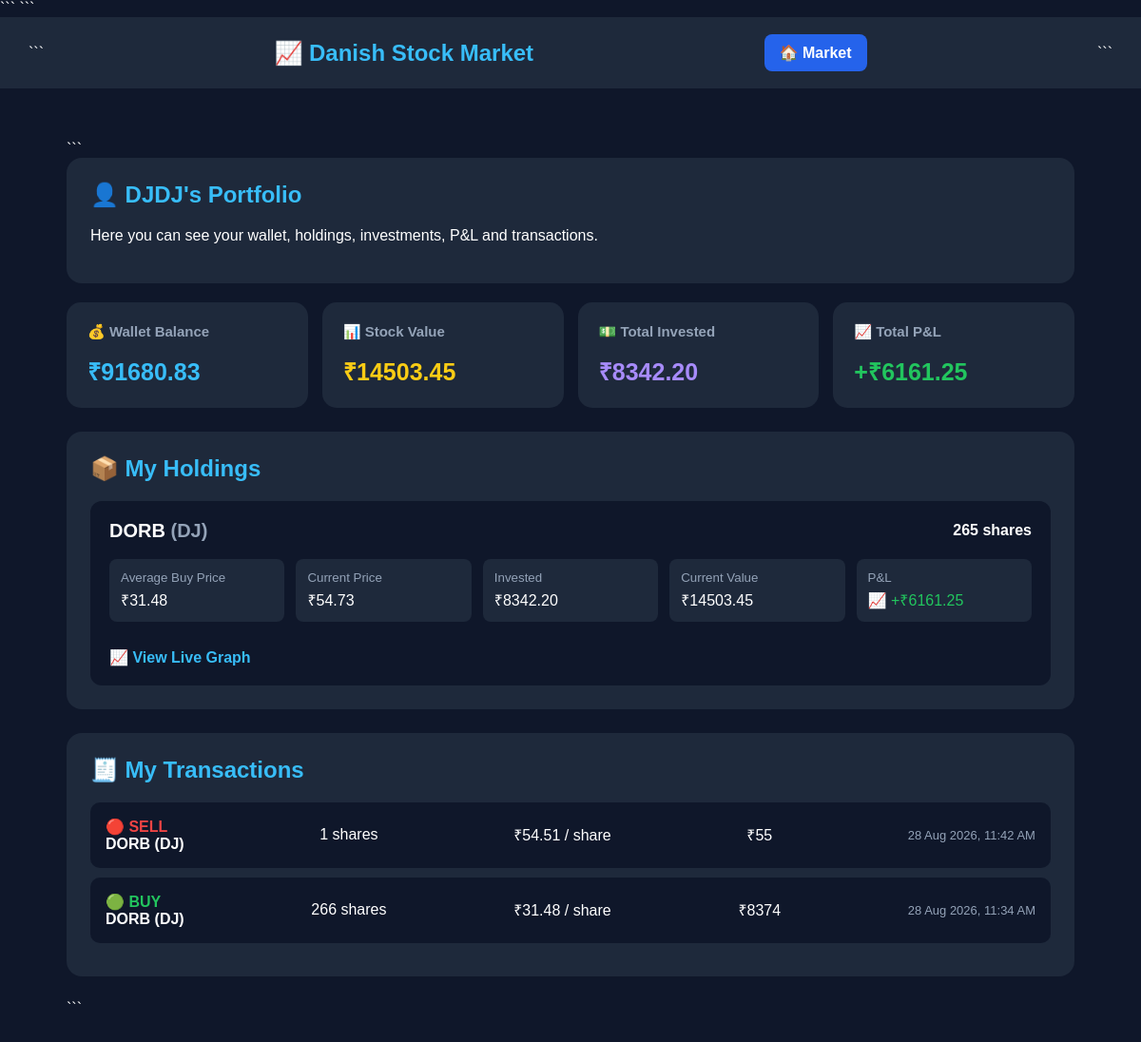
/portfolio/ (signed in), run on an earlier commit of the app's database.
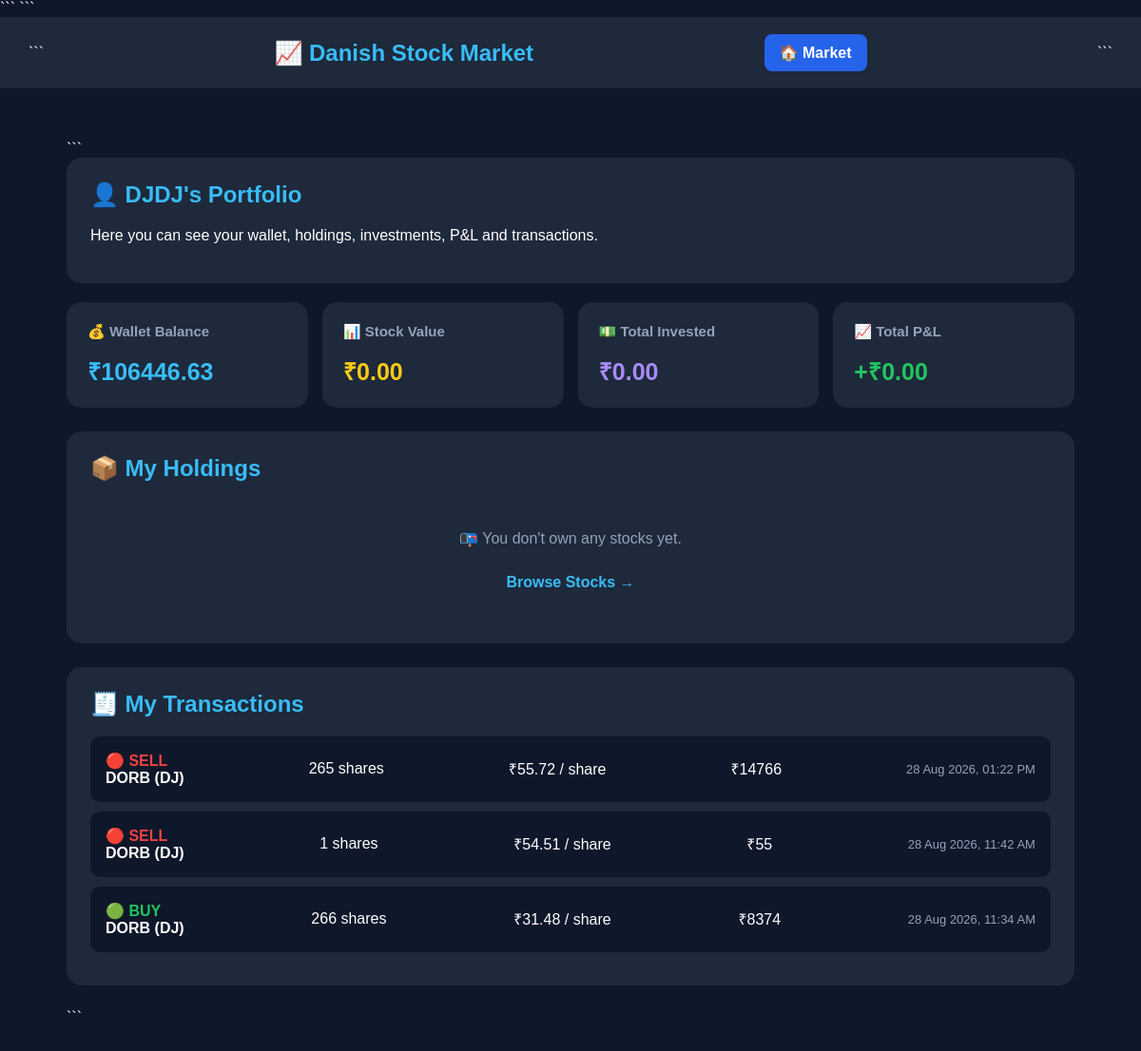
And on a later commit of the database.
### market/models.py (models this page shows, shortened)
class Wallet(models.Model):
    user = models.OneToOneField(
        User,
        on_delete=models.CASCADE
    )
    balance = models.DecimalField(
        max_digits=12,
        decimal_places=2,
        default=100000
    )

class Holding(models.Model):
    user = models.ForeignKey(
        User,
        on_delete=models.CASCADE
    )
    stock = models.ForeignKey(
        Stock,
        on_delete=models.CASCADE
    )
    quantity = models.PositiveIntegerField(
        default=0
    )
    average_price = models.DecimalField(
        max_digits=12,
        decimal_places=2,
        default=0
    )

class Stock(models.Model):
    name = models.CharField(max_length=100)
    symbol = models.CharField(max_length=20, unique=True)
    price = models.DecimalField(
        max_digits=12,
        decimal_places=2
    )
    previous_price = models.DecimalField(
        max_digits=12,
        decimal_places=2,
        default=0
    )
    total_shares = models.PositiveIntegerField(
        default=1000000
    )
    sector = models.CharField(
        max_length=100,
        blank=True
    )
    description = models.TextField(
        blank=True
    )
    random_enabled = models.BooleanField(
        default=True
    )

class Transaction(models.Model):
    BUY = "BUY"
    SELL = "SELL"
    TYPES = [
        (BUY, "Buy"),
        (SELL, "Sell"),
    ]
    user = models.ForeignKey(
        User,
        on_delete=models.CASCADE
    )
    stock = models.ForeignKey(
        Stock,
        on_delete=models.CASCADE
    )
    transaction_type = models.CharField(
        max_length=4,
        choices=TYPES
    )
    quantity = models.PositiveIntegerField()
    price = models.DecimalField(
        max_digits=12,
        decimal_places=2
    )
    created_at = models.DateTimeField(
        auto_now_add=True
    )

### market/views.py (the view)
@login_required
def portfolio(request):
    wallet, created = Wallet.objects.get_or_create(
        user=request.user
    )
    holdings = Holding.objects.filter(
        user=request.user
    ).select_related(
        "stock"
    )
    transactions = Transaction.objects.filter(
        user=request.user
    ).select_related(
        "stock"
    ).order_by(
        "-created_at"
    )
    total_value = Decimal("0")
    total_invested = Decimal("0")
    total_pnl = Decimal("0")
    for holding in holdings:
        current_value = (
            holding.quantity *
            holding.stock.price
        )
        invested_value = (
            holding.quantity *
            holding.average_price
        )
        pnl = (
            current_value -
            invested_value
        )
        holding.current_value = current_value
        holding.invested_value = invested_value
        holding.pnl = pnl
        total_value += current_value
        total_invested += invested_value
        total_pnl += pnl
    return render(
        request,
        "portfolio.html",
        {
            "wallet": wallet,
            "holdings": holdings,
            "transactions": transactions,
            "total_value": total_value,
            "total_invested": total_invested,
            "total_pnl": total_pnl
        }
    )

### market/templates/portfolio.html (shortened to what this page needs)
<!DOCTYPE html>
<html lang="en">
<head>
```
</head>
<body>
<nav>
```
<h1>
    📈 Danish Stock Market
</h1>
<a href="{% url 'market_home' %}">
    🏠 Market
</a>
```
</nav>
<div class="container">
```
<div class="welcome">
    <h2>
        👤 {{ user.username }}'s Portfolio
    </h2>
    <p>
        Here you can see your wallet, holdings,
        investments, P&L and transactions.
    </p>
</div>
<div class="summary">
    <div class="summary-card">
        <h3>
            💰 Wallet Balance
        </h3>
        <div class="value wallet">
            ₹{{ wallet.balance|floatformat:2 }}
        </div>
    </div>
    <div class="summary-card">
        <h3>
            📊 Stock Value
        </h3>
        <div class="value stock-value">
            ₹{{ total_value|floatformat:2 }}
        </div>
    </div>
    <div class="summary-card">
        <h3>
            💵 Total Invested
        </h3>
        <div class="value invested">
            ₹{{ total_invested|floatformat:2 }}
        </div>
    </div>
    <div class="summary-card">
        <h3>
            📈 Total P&L
        </h3>
        {% if total_pnl >= 0 %}
            <div class="value profit">
                +₹{{ total_pnl|floatformat:2 }}
            </div>
        {% else %}
            <div class="value loss">
                -₹{{ total_pnl|stringformat:"s"|slice:"1:" }}
            </div>
        {% endif %}
    </div>
</div>
<div class="section">
    <h2>
        📦 My Holdings
    </h2>
    {% for holding in holdings %}
        <div class="holding">
            <div class="holding-header">
                <h3>
                    {{ holding.stock.name }}
                    <span class="symbol">
                        ({{ holding.stock.symbol }})
                    </span>
                </h3>
                <strong>
                    {{ holding.quantity }} shares
                </strong>
            </div>
            <div class="holding-info">
                <div class="info-box">
                    <small>
                        Average Buy Price
                    </small>
                    ₹{{ holding.average_price|floatformat:2 }}
                </div>
                <div class="info-box">
                    <small>
                        Current Price
                    </small>
                    ₹{{ holding.stock.price|floatformat:2 }}
                </div>
                <div class="info-box">
                    <small>
                        Invested
                    </small>
                    ₹{{ holding.invested_value|floatformat:2 }}
                </div>
                <div class="info-box">
                    <small>
                        Current Value
                    </small>
                    ₹{{ holding.current_value|floatformat:2 }}
                </div>
                <div class="info-box">
                    <small>
                        P&L
                    </small>
                    {% if holding.pnl >= 0 %}
                        <span class="profit">
                            📈 +₹{{ holding.pnl|floatformat:2 }}
                        </span>
                    {% else %}
                        <span class="loss">
                            📉 ₹{{ holding.pnl|floatformat:2 }}
                        </span>
                    {% endif %}
                </div>
            </div>
            <br>
            <a class="back"
               href="{% url 'stock_chart' holding.stock.symbol %}">
                📈 View Live Graph
            </a>
        </div>
    {% empty %}
        <div class="empty">
            📭 You don't own any stocks yet.
            <br><br>
            <a class="back"
               href="{% url 'market_home' %}">
                Browse Stocks →
            </a>
        </div>
    {% endfor %}
</div>
<div class="section">
    <h2>
        🧾 My Transactions
    </h2>
    {% for transaction in transactions %}
        <div class="transaction">
            <div>
                {% if transaction.transaction_type == "BUY" %}
                    <div class="buy">
                        🟢 BUY
                    </div>
                {% else %}
                    <div class="sell">
                        🔴 SELL
                    </div>
                {% endif %}
                <strong>
                    {{ transaction.stock.name }}
                    ({{ transaction.stock.symbol }})
                </strong>
            </div>
            <div>
                {{ transaction.quantity }} shares
            </div>
            <div>
                ₹{{ transaction.price|floatformat:2 }}
                / share
            </div>
            <div>
                ₹{% widthratio transaction.price 1 transaction.quantity %}
            </div>
            <div class="date">
                {{ transaction.created_at|date:"d M Y, h:i A" }}
            </div>
        </div>
    {% empty %}
        <div class="empty">
            🧾 No transactions yet.
        </div>
    {% endfor %}
</div>
```
</div>
</body>
</html>

### market/templates/portfolio.html (style rules this page uses)
* { box-sizing: border-box; }
body { margin: 0; font-family: Arial, sans-serif; background: #0f172a; color: white; }
nav { background: #1e293b; padding: 18px 30px; display: flex; justify-content: space-between; align-items: center; }
nav h1 { margin: 0; color: #38bdf8; }
nav a { color: white; text-decoration: none; background: #2563eb; padding: 10px 16px; border-radius: 8px; font-weight: bold; }
.container { max-width: 1100px; margin: 35px auto; padding: 20px; }
.welcome { background: #1e293b; padding: 25px; border-radius: 16px; margin-bottom: 20px; }
.welcome h2 { color: #38bdf8; margin-top: 0; }
.summary { display: grid; grid-template-columns: repeat(auto-fit, minmax(200px, 1fr)); gap: 15px; margin-bottom: 25px; }
.summary-card { background: #1e293b; padding: 22px; border-radius: 15px; }
.summary-card h3 { color: #94a3b8; font-size: 15px; margin-top: 0; }
.summary-card .value { font-size: 25px; font-weight: bold; }
.wallet { color: #38bdf8; }
.stock-value { color: #facc15; }
.invested { color: #a78bfa; }
.profit { color: #22c55e; }
.section { background: #1e293b; padding: 25px; border-radius: 16px; margin-bottom: 25px; }
.section h2 { margin-top: 0; color: #38bdf8; }
.transaction { background: #0f172a; padding: 16px; border-radius: 10px; margin-bottom: 10px; display: flex; justify-content: space-between; align-items: center; gap: 15px; flex-wrap: wrap; }
.buy { color: #22c55e; font-weight: bold; }
.sell { color: #ef4444; font-weight: bold; }
.date { color: #94a3b8; font-size: 13px; }
.empty { text-align: center; padding: 30px; color: #94a3b8; }
.back { display: inline-block; margin-top: 10px; color: #38bdf8; text-decoration: none; font-weight: bold; }

What changed in the data, as far as the page shows it:
removed Holding: stock.name "DORB", stock.symbol "DJ", quantity "265", average_price "31.48", stock.price "54.73", invested_value "8342.20", current_value "14503.45", pnl "6161.25"
changed Wallet: balance "91680.83" → "106446.63"
added Transaction: transaction_type "🔴 SELL", price+quantity "14766"
Also different on the page:
{{ total_value|floatformat:2 }}: "14503.45" → "0.00"
{{ total_invested|floatformat:2 }}: "8342.20" → "0.00"
{{ total_pnl|floatformat:2 }}: "6161.25" → "0.00"
text now shown: "📭 You don't own any stocks yet. Browse Stocks →"
